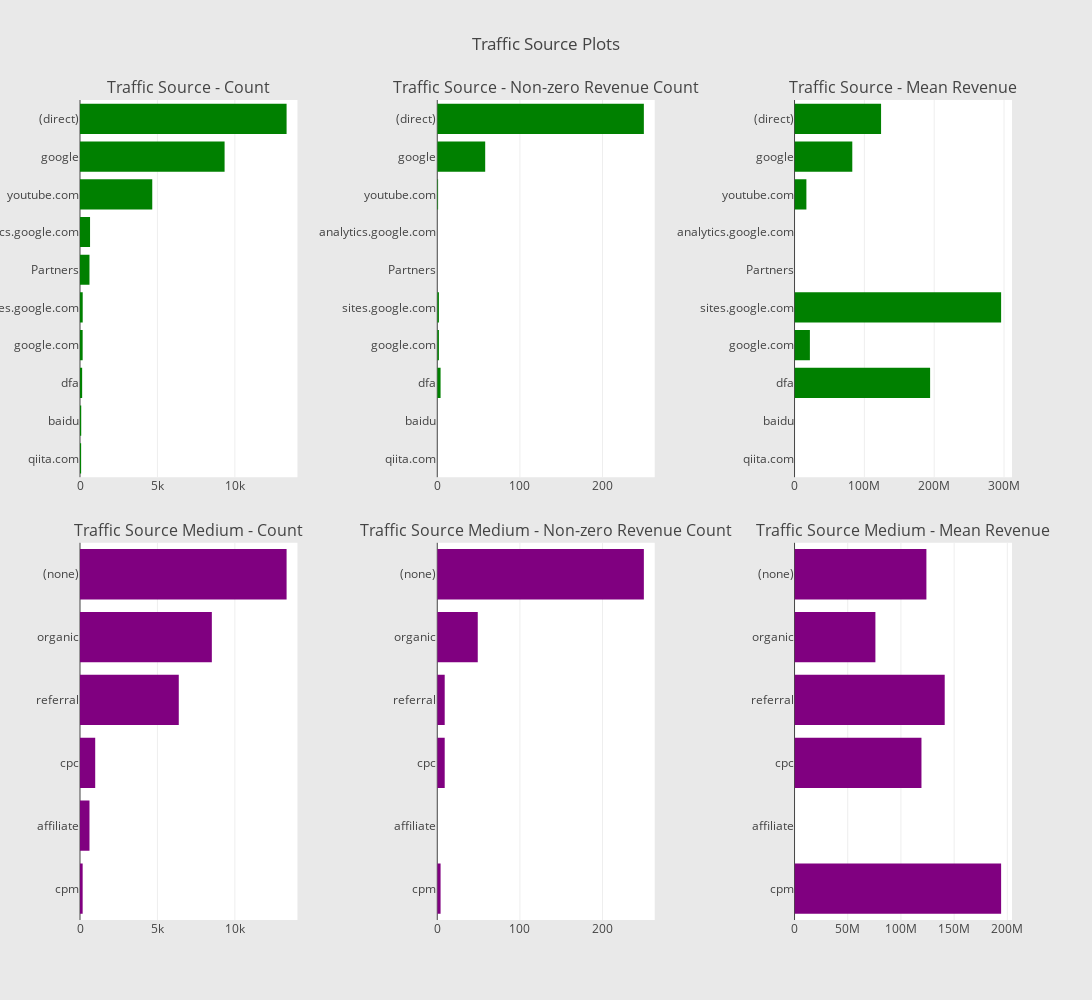

The cell this chart's notebook holds for it:
### Code cell
# Continent
cnt_srs = train_df.groupby('trafficSource.source')['totals.transactionRevenue'].agg(['size', 'count', 'mean'])
cnt_srs.columns = ["count", "count of non-zero revenue", "mean"]
cnt_srs = cnt_srs.sort_values(by="count", ascending=False)
trace1 = horizontal_bar_chart(cnt_srs["count"].head(10), 'green')
trace2 = horizontal_bar_chart(cnt_srs["count of non-zero revenue"].head(10), 'green')
trace3 = horizontal_bar_chart(cnt_srs["mean"].head(10), 'green')

# Sub-continent
cnt_srs = train_df.groupby('trafficSource.medium')['totals.transactionRevenue'].agg(['size', 'count', 'mean'])
cnt_srs.columns = ["count", "count of non-zero revenue", "mean"]
cnt_srs = cnt_srs.sort_values(by="count", ascending=False)
trace4 = horizontal_bar_chart(cnt_srs["count"], 'purple')
trace5 = horizontal_bar_chart(cnt_srs["count of non-zero revenue"], 'purple')
trace6 = horizontal_bar_chart(cnt_srs["mean"], 'purple')

# Creating two subplots
fig = tools.make_subplots(rows=2, cols=3, vertical_spacing=0.08, horizontal_spacing=0.15, 
                          subplot_titles=["Traffic Source - Count", "Traffic Source - Non-zero Revenue Count", "Traffic Source - Mean Revenue",
                                          "Traffic Source Medium - Count",  "Traffic Source Medium - Non-zero Revenue Count", "Traffic Source Medium - Mean Revenue"
                                          ])

fig.append_trace(trace1, 1, 1)
fig.append_trace(trace2, 1, 2)
fig.append_trace(trace3, 1, 3)
fig.append_trace(trace4, 2, 1)
fig.append_trace(trace5, 2, 2)
fig.append_trace(trace6, 2, 3)

fig['layout'].update(height=1000, width=1200, paper_bgcolor='rgb(233,233,233)', title="Traffic Source Plots")
py.iplot(fig, filename='traffic-source-plots')

### Figure 1 — Plotly figure (JSON) as saved in the notebook; plotly's stock layout.template omitted (floating-point values rounded to 4 significant figures)
{"data": [{"marker": {"color": "green"}, "orientation": "h", "showlegend": false, "type": "bar", "uid": "df122e30-479a-4f0e-b95d-2512790d47a4", "x": [73, 79, 139, 172, 175, 612, 649, 4666, 9337, 13341], "xaxis": "x", "y": ["qiita.com", "baidu", "dfa", "google.com", "sites.google.com", "Partners", "analytics.google.com", "youtube.com", "google", "(direct)"], "yaxis": "y"}, {"marker": {"color": "green"}, "orientation": "h", "showlegend": false, "type": "bar", "uid": "cd0f5508-5fce-4b32-80a7-ee0d91636dc7", "x": [0, 0, 4, 2, 2, 0, 0, 1, 58, 250], "xaxis": "x2", "y": ["qiita.com", "baidu", "dfa", "google.com", "sites.google.com", "Partners", "analytics.google.com", "youtube.com", "google", "(direct)"], "yaxis": "y2"}, {"marker": {"color": "green"}, "orientation": "h", "showlegend": false, "type": "bar", "uid": "6a0f4c6d-74bf-4bda-bb4c-61d228ab2477", "x": [null, null, 194155000, 21990000, 295845000, null, null, 16990000, 82720000.0, 123932120], "xaxis": "x3", "y": ["qiita.com", "baidu", "dfa", "google.com", "sites.google.com", "Partners", "analytics.google.com", "youtube.com", "google", "(direct)"], "yaxis": "y3"}, {"marker": {"color": "purple"}, "orientation": "h", "showlegend": false, "type": "bar", "uid": "3afc7018-4756-4d90-91fe-77c515b699fa", "x": [172, 612, 982, 6379, 8514, 13341], "xaxis": "x4", "y": ["cpm", "affiliate", "cpc", "referral", "organic", "(none)"], "yaxis": "y4"}, {"marker": {"color": "purple"}, "orientation": "h", "showlegend": false, "type": "bar", "uid": "5f7acbaf-0f70-4d4d-98a4-8960c6529522", "x": [4, 0, 9, 9, 49, 250], "xaxis": "x5", "y": ["cpm", "affiliate", "cpc", "referral", "organic", "(none)"], "yaxis": "y5"}, {"marker": {"color": "purple"}, "orientation": "h", "showlegend": false, "type": "bar", "uid": "1bb13e62-8e56-4cda-9f0a-9248b86389ab", "x": [194155000, null, 119290000, 141140000, 76000000.0, 123932120], "xaxis": "x6", "y": ["cpm", "affiliate", "cpc", "referral", "organic", "(none)"], "yaxis": "y6"}], "layout": {"annotations": [{"font": {"size": 16}, "showarrow": false, "text": "Traffic Source - Count", "x": 0.1167, "xanchor": "center", "xref": "paper", "y": 1, "yanchor": "bottom", "yref": "paper"}, {"font": {"size": 16}, "showarrow": false, "text": "Traffic Source - Non-zero Revenue Count", "x": 0.5, "xanchor": "center", "xref": "paper", "y": 1, "yanchor": "bottom", "yref": "paper"}, {"font": {"size": 16}, "showarrow": false, "text": "Traffic Source - Mean Revenue", "x": 0.8833, "xanchor": "center", "xref": "paper", "y": 1, "yanchor": "bottom", "yref": "paper"}, {"font": {"size": 16}, "showarrow": false, "text": "Traffic Source Medium - Count", "x": 0.1167, "xanchor": "center", "xref": "paper", "y": 0.46, "yanchor": "bottom", "yref": "paper"}, {"font": {"size": 16}, "showarrow": false, "text": "Traffic Source Medium - Non-zero Revenue Count", "x": 0.5, "xanchor": "center", "xref": "paper", "y": 0.46, "yanchor": "bottom", "yref": "paper"}, {"font": {"size": 16}, "showarrow": false, "text": "Traffic Source Medium - Mean Revenue", "x": 0.8833, "xanchor": "center", "xref": "paper", "y": 0.46, "yanchor": "bottom", "yref": "paper"}], "height": 1000, "paper_bgcolor": "rgb(233,233,233)", "title": {"text": "Traffic Source Plots"}, "width": 1200, "xaxis": {"anchor": "y", "domain": [0, 0.2333]}, "xaxis2": {"anchor": "y2", "domain": [0.3833, 0.6167]}, "xaxis3": {"anchor": "y3", "domain": [0.7667, 1.0]}, "xaxis4": {"anchor": "y4", "domain": [0, 0.2333]}, "xaxis5": {"anchor": "y5", "domain": [0.3833, 0.6167]}, "xaxis6": {"anchor": "y6", "domain": [0.7667, 1.0]}, "yaxis": {"anchor": "x", "domain": [0.54, 1]}, "yaxis2": {"anchor": "x2", "domain": [0.54, 1]}, "yaxis3": {"anchor": "x3", "domain": [0.54, 1]}, "yaxis4": {"anchor": "x4", "domain": [0, 0.46]}, "yaxis5": {"anchor": "x5", "domain": [0, 0.46]}, "yaxis6": {"anchor": "x6", "domain": [0, 0.46]}}}
